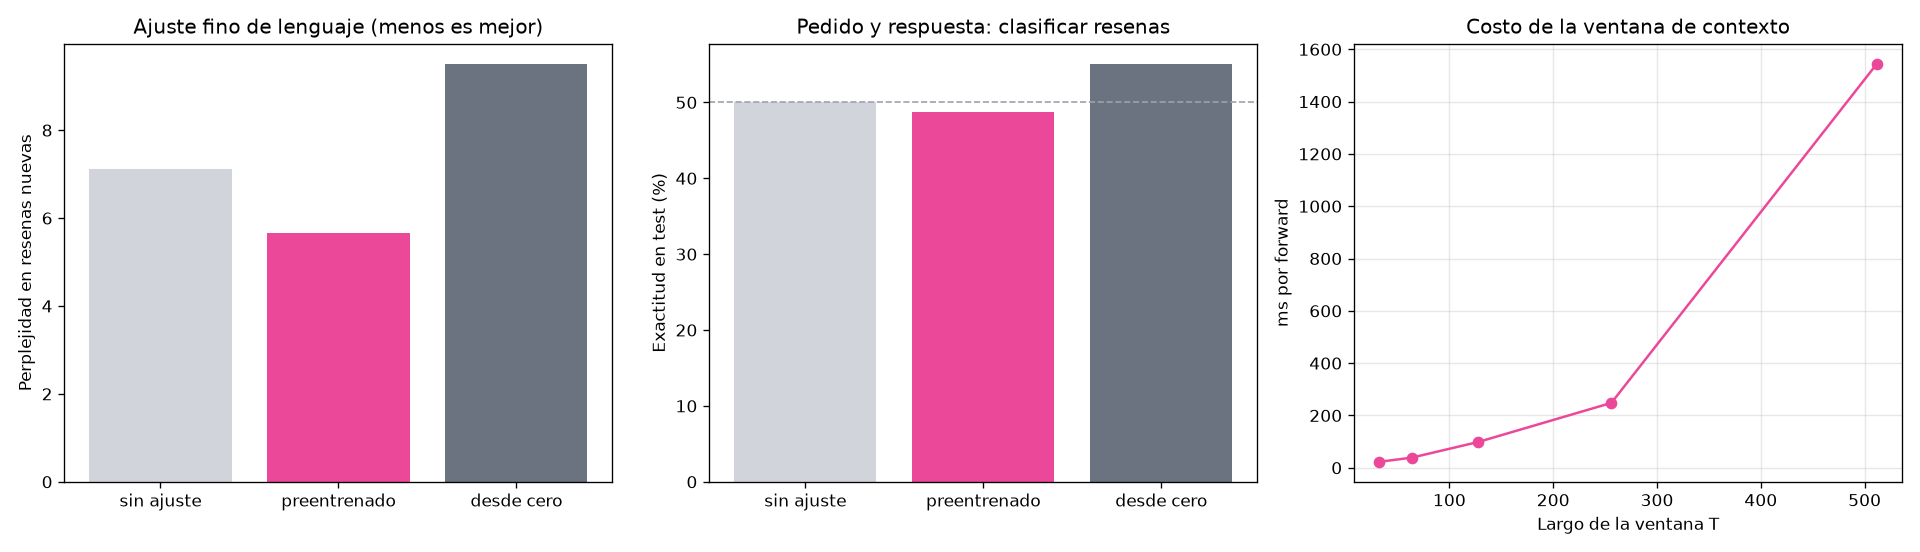

Generate this figure with Python:
"""
LECCION 4.6 - MODELOS GRANDES EN LA PRACTICA
============================================

Objetivo: entender, con el mini-GPT como laboratorio, las ideas que
explican como se construyen y se usan los modelos grandes como Claude.

  1. PREENTRENAMIENTO: predecir el siguiente token en muchisimo texto
     (lo que hizo la 4.3 con el Quijote)
  2. AJUSTE FINO: seguir entrenando el mismo modelo, poco, con datos de
     otro tipo. Lo aprendido antes no se tira: se aprovecha
  3. PEDIDOS Y RESPUESTAS: plantear una tarea como texto a continuar, y
     ajustar el modelo con ejemplos de ese formato (asi se convierte un
     "completador de texto" en un asistente)
  4. VENTANA DE CONTEXTO: cuanto texto puede leer de una vez, y por que
     agrandarla cuesta tanto
  5. ESCALA: cuanto computo hace falta, y por que importa elegir modelo

Usa el mini-GPT entrenado en la leccion 4.3 (data/mini_gpt.npz).
AVISO: tarda unos minutos.
"""

import copy
import os
import time

import matplotlib.pyplot as plt
import numpy as np

import mini_transformer as mt
from corpus_es import RESENAS
from mini_autograd import Adam, cross_entropy, parametros_en_cero

rng = np.random.default_rng(42)

if not os.path.exists("data/mini_gpt.npz"):
    raise SystemExit("Falta data/mini_gpt.npz: ejecuta primero 21_mini_gpt.py (leccion 4.3)")
preentrenado, archivo = mt.cargar("data/mini_gpt.npz")
caracteres = [str(c) for c in archivo["caracteres"]]
a_indice = {ch: i for i, ch in enumerate(caracteres)}
T = preentrenado["P"].shape[0]


def codificar(texto):
    return [a_indice[ch] for ch in texto]


def copia_del_preentrenado():
    return copy.deepcopy(preentrenado)                  # el original no se toca


def modelo_al_azar(semilla):
    return mt.init_modelo(len(caracteres), 64, 4, 2, T, semilla=semilla)


# Validacion cruzada: las 80 resenas en 4 grupos de 20. Cada vez se ajusta
# con 60 y se evalua con las 20 que el ajuste no vio.
orden = rng.permutation(len(RESENAS))
grupos = np.array_split(orden, 4)


# ============================================================
# PARTE 1: AJUSTE FINO DE LENGUAJE
# ============================================================
# El mini-GPT solo leyo el Quijote. Las resenas son otro mundo: "el envio
# llego rapido", "la bateria dura poco". Lo ajustamos para que prediga
# texto de resenas y medimos la perplejidad en resenas nuevas. Comparamos:
#   - sin ajuste:   el preentrenado tal cual
#   - preentrenado: el preentrenado + ajuste con 60 resenas
#   - desde cero:   pesos al azar + el mismo ajuste (solo conoce las resenas)

PASOS_AJUSTE, LOTE, TRAMO = 150, 16, 48


def unir(resenas):
    return codificar(". ".join(t.lower() for t, _ in resenas))


def ajustar_lenguaje(modelo, datos):
    params = mt.parametros(modelo)
    optimizador = Adam(params, tasa=1e-3)               # tasa mas chica que al preentrenar
    for paso in range(PASOS_AJUSTE):
        inicios = rng.integers(0, len(datos) - TRAMO - 1, LOTE)
        x = np.array([datos[i:i + TRAMO] for i in inicios])
        y = np.array([datos[i + 1:i + TRAMO + 1] for i in inicios])
        parametros_en_cero(params)
        cross_entropy(mt.forward(modelo, x), y).backward()
        optimizador.paso()


def perplejidad(modelo, datos):
    # tramos seguidos de T caracteres: cada caracter se predice una vez
    perdidas = []
    for i in range(0, len(datos) - 1, T):
        x = np.array([datos[i:i + T]])[:, :len(datos) - 1 - i]
        y = np.array([datos[i + 1:i + T + 1]])
        perdidas.append(cross_entropy(mt.forward(modelo, x), y).data.item() * y.size)
    return np.exp(sum(perdidas) / (len(datos) - 1))


print("PARTE 1: perplejidad en resenas que el ajuste no vio")
pp = {"sin ajuste": [], "preentrenado": [], "desde cero": []}
inicio = time.time()
for g, prueba in enumerate(grupos):
    entrenamiento = unir([RESENAS[i] for i in orden if i not in prueba])
    test = unir([RESENAS[i] for i in prueba])
    pp["sin ajuste"].append(perplejidad(preentrenado, test))
    for nombre, crear in [("preentrenado", copia_del_preentrenado),
                          ("desde cero", lambda: modelo_al_azar(g + 1))]:
        modelo = crear()
        ajustar_lenguaje(modelo, entrenamiento)
        pp[nombre].append(perplejidad(modelo, test))
        if nombre == "preentrenado" and g == 0:
            ajustado_lenguaje = modelo
    print(f"  grupo {g + 1}/4 listo ({time.time() - inicio:.0f} s)")
for nombre, valores in pp.items():
    print(f"  {nombre:<13} {np.mean(valores):6.2f}   (por grupo: {np.round(valores, 1)})")


def continuar(modelo, texto, n=60):
    for _ in range(n):
        logits = mt.forward(modelo, np.array([codificar(texto[-T:])])).data[0, -1]
        probs = np.exp((logits - logits.max()) / 0.7)
        texto += caracteres[rng.choice(len(caracteres), p=probs / probs.sum())]
    return texto


print("Continuar 'el envio llego ' (temperatura 0.7):")
print("  sin ajuste:  ", repr(continuar(preentrenado, "el envio llego ")))
print("  con ajuste:  ", repr(continuar(ajustado_lenguaje, "el envio llego ")))


# ============================================================
# PARTE 2: UNA TAREA COMO PEDIDO Y RESPUESTA
# ============================================================
# Un modelo de lenguaje solo sabe continuar texto. Para que clasifique
# opiniones, escribimos cada ejemplo como un texto que termina en la
# respuesta:
#     "la comida estaba deliciosa ¿buena? s"
#     "el envio llego roto ¿buena? n"
# Despues de "¿buena? " el modelo tiene que escribir "s" o "n". El ajuste
# solo calcula la perdida en ese caracter: no queremos que aprenda a
# escribir resenas, sino a responder.

def formatear(texto, etiqueta=None):
    pedido = texto.lower() + " ¿buena? "
    return pedido if etiqueta is None else pedido + ("s" if etiqueta == 1 else "n")


def responder(modelo, texto):
    """Compara el puntaje de 's' contra el de 'n' en la ultima posicion."""
    logits = mt.forward(modelo, np.array([codificar(formatear(texto))[-T:]])).data[0, -1]
    return 1 if logits[a_indice["s"]] > logits[a_indice["n"]] else 0


def ajustar_respuestas(modelo, ejemplos):
    params = mt.parametros(modelo)
    optimizador = Adam(params, tasa=1e-3)
    for paso in range(PASOS_AJUSTE):
        elegidos = rng.choice(len(ejemplos), LOTE)
        seqs = [codificar(formatear(*ejemplos[i]))[-T:] for i in elegidos]
        largo = max(len(s) for s in seqs)
        # completar a la izquierda con espacios para que todas midan lo mismo
        x = np.array([[a_indice[" "]] * (largo - len(s)) + s for s in seqs])
        parametros_en_cero(params)
        logits = mt.forward(modelo, x[:, :-1])
        cross_entropy(logits[:, -1], x[:, -1]).backward()   # solo la ultima posicion
        optimizador.paso()


print("\nEjemplo:", repr(formatear(*RESENAS[0])))
texto = formatear(RESENAS[0][0])
for _ in range(25):
    logits = mt.forward(preentrenado, np.array([codificar(texto[-T:])])).data[0, -1]
    texto += caracteres[int(np.argmax(logits))]
print("Sin ajuste, el preentrenado continua asi:", repr(texto))

aciertos = {"sin ajuste": [], "preentrenado": [], "desde cero": []}
respuestas_s = {"preentrenado": [], "desde cero": []}
inicio = time.time()
for g, prueba in enumerate(grupos):
    entrenamiento = [RESENAS[i] for i in orden if i not in prueba]
    test = [RESENAS[i] for i in prueba]
    aciertos["sin ajuste"] += [responder(preentrenado, t) == e for t, e in test]
    for nombre, crear in [("preentrenado", copia_del_preentrenado),
                          ("desde cero", lambda: modelo_al_azar(g + 1))]:
        modelo = crear()
        ajustar_respuestas(modelo, entrenamiento)
        r = [responder(modelo, t) for t, _ in test]
        aciertos[nombre] += [a == e for a, (_, e) in zip(r, test)]
        respuestas_s[nombre] += r
    print(f"  grupo {g + 1}/4 listo ({time.time() - inicio:.0f} s)")
print("PARTE 2: exactitud en resenas que el ajuste no vio (80 en total)")
for nombre, a in aciertos.items():
    extra = f" | respondio 's' en el {np.mean(respuestas_s[nombre]):.0%}" if nombre in respuestas_s else ""
    print(f"  {nombre:<13} {np.mean(a):.0%}{extra}")


# ============================================================
# PARTE 3: CUANTO CUESTA LA VENTANA DE CONTEXTO
# ============================================================
# La atencion compara todas las posiciones con todas: su matriz de pesos
# tiene T x T numeros por cabeza. Medimos el tiempo de un forward con
# ventanas cada vez mas largas (modelo al azar, mismo tamano).

largos = [32, 64, 128, 256, 512]
grande = mt.init_modelo(len(caracteres), 64, 4, 2, max(largos))
tiempos = []
for L_ in largos:
    x = rng.integers(0, len(caracteres), (8, L_))
    t0 = time.perf_counter()
    for _ in range(3):
        mt.forward(grande, x)
    tiempos.append((time.perf_counter() - t0) / 3)
print("\nPARTE 3: tiempo de un forward (8 secuencias) segun el largo de la ventana")
for L_, t in zip(largos, tiempos):
    print(f"  T = {L_:4d}: {t * 1000:7.1f} ms | pesos de atencion por secuencia: {4 * 2 * L_ * L_:,} numeros")


# ============================================================
# PARTE 4: LA ESCALA
# ============================================================
# Regla aproximada muy usada: entrenar cuesta unas 6 operaciones por
# parametro y por token (2 en el forward, 4 en el backward).

n_params = mt.contar(preentrenado)
tokens_vistos = 1500 * 32 * 64                      # pasos x lote x ventana de la 4.3
ops_mini = 6 * n_params * tokens_vistos
ops_gpt3 = 6 * 175e9 * 300e9                         # GPT-3 (2020): datos publicados
print(f"\nPARTE 4: mini-GPT: {n_params:,} parametros, {tokens_vistos:,} tokens -> {ops_mini:.1e} operaciones")
print(f"         GPT-3:    175,000,000,000 parametros, 300,000,000,000 tokens -> {ops_gpt3:.1e} operaciones")
print(f"         {ops_gpt3 / ops_mini:.0e} veces mas computo")


# ============================================================
# PARTE 5: GRAFICOS
# ============================================================
fig, (ax1, ax2, ax3) = plt.subplots(1, 3, figsize=(16, 4.6))
colores = ["#D1D5DB", "#EC4899", "#6B7280"]
nombres = list(pp)
ax1.bar(nombres, [np.mean(pp[n]) for n in nombres], color=colores)
ax1.set_ylabel("Perplejidad en resenas nuevas")
ax1.set_title("Ajuste fino de lenguaje (menos es mejor)")

ax2.bar(nombres, [np.mean(aciertos[n]) * 100 for n in nombres], color=colores)
ax2.axhline(50, color="#9CA3AF", linestyle="--", linewidth=1)
ax2.set_ylabel("Exactitud en test (%)")
ax2.set_title("Pedido y respuesta: clasificar resenas")

ax3.plot(largos, np.array(tiempos) * 1000, "o-", color="#EC4899")
ax3.set_title("Costo de la ventana de contexto")
ax3.set_xlabel("Largo de la ventana T")
ax3.set_ylabel("ms por forward")
ax3.grid(alpha=0.3)

plt.tight_layout()
plt.savefig("24_modelos_en_practica.png", dpi=120)
print("\nGrafico guardado en: 24_modelos_en_practica.png")
print("Abriendo ventana con el grafico... (cierrala para que el script termine)")
plt.show()


# ============================================================
# CONCEPTOS CLAVE
# ============================================================
print("""
CONCEPTOS CLAVE DE ESTA LECCION:
1. Preentrenar (predecir el siguiente token en mucho texto) da una base
   que despues se adapta con pocos datos: ajuste fino
2. Un modelo de lenguaje resuelve tareas si se las plantea como texto a
   continuar; ajustarlo con pares pedido-respuesta lo vuelve un asistente,
   pero eso solo funciona si el preentrenamiento ya le dio lo necesario
3. La ventana de contexto cuesta caro: la atencion crece con T al cuadrado
4. El computo de entrenamiento crece con parametros x tokens; por eso
   conviene elegir el modelo mas chico que resuelva bien la tarea

EXPERIMENTOS SUGERIDOS:
- Cambia PASOS_AJUSTE a 30 y a 400: con cual se sobreajusta "desde cero"?
- En ajustar_respuestas, calcula la perdida en TODOS los caracteres
- Cambia el formato del pedido: "opinion: ... - s/n". Importa la redaccion?
""")
